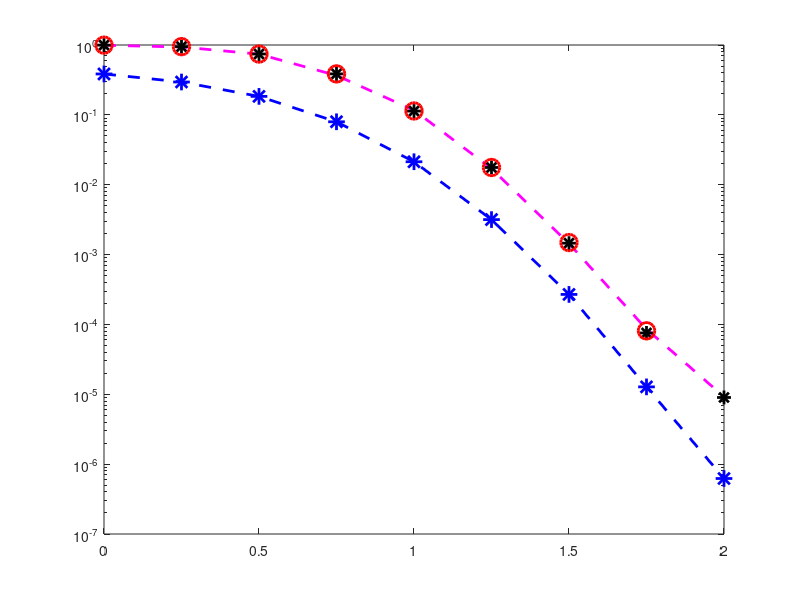

This figure's MATLAB source: (Note: this script raises an error after producing the figure.)
clear; close all; clc;



%下面是数据

% 5G LDPC 单独统计信息位的前2bit
LDPC5GNoExtraBer2bit  = [
0.000000 0.2190146266 0.3849114704
0.250000 0.1686355582 0.2953337271
0.500000 0.1020220588 0.1838235294
0.750000 0.0439350525 0.0795924865
1.000000 0.0114697480 0.0213192342
1.250000 0.0017325478 0.0031673635
1.500000 0.0001486809 0.0002688623
1.750000 0.0000069787 0.0000127660
2.000000 0.0000003115 0.0000006230
];

%第0组数据,没有额外比特
LDPC5GNoExtraBer  = [
0.000000 0.1600611772
0.250000 0.1306803995
0.500000 0.0865661982
0.750000 0.0389888584
1.000000 0.0115016044
1.250000 0.0015711885
1.500000 0.0001291701
1.750000 0.0000063439
2.000000 0.0000003201
];

LDPC5GNoExtraFer = [
0.000000 0.9920634921
0.250000 0.9363295880
0.500000 0.7396449704
0.750000 0.3663003663
1.000000 0.1166861144
1.250000 0.0169877349
1.500000 0.0014351897
1.750000 0.0000855838
2.000000 0.0000092097
];


%第一组数据，第一列是Eb/N0或SNR, 第二列是BER，第三列是WER，下同。
LDPC5GFreeRideExtra1BitExtraBerFer = [...
0.000000  0.0277023658  0.0277023658
0.250000  0.0096264921  0.0096264921
0.500000  0.0023673570  0.0023673570
0.750000  0.0003360000  0.0003360000
1.000000  0.0000200000  0.0000200000
1.250000  0.0000009000  0.0000009000
% 1.500000  0.0000000000  0.0000000000
% 1.750000  0.0000000000  0.0000000000
];


%The following results correspond to Setup_of_BPSK_AWGN0.txt
LDPC5GFreeRideExtra1BitPayloadBerFer = [...
0.000000 0.1695081791  0.9956230262
0.250000 0.1361787138  0.9467558722
0.500000 0.0902647746  0.7433074818
0.750000 0.0411093734  0.3859320000
1.000000 0.0111053406  0.1133065000
% 1.250000 0.0016376776  0.0175820000
% 1.500000 0.0001254078  0.0014485000
1.250000 0.0016417010  0.0176497750
1.500000 0.0001266064  0.0014556500
1.750000 0.0000051437  0.0000755000
2.000000 0.0000002755  0.0000090000
% 2.500000 0.0000000026  0.0000010000
];

%第二组数据
%The results correspond to .\Set_up\Setup_of_BlockCodeCRC_BPSK_AWGN0.txt
LDPC5GFreeRideExtra2BitExtraBerFer = [...
0.000000  0.0473476854  0.0703531729
0.250000  0.0179997841  0.0269861831
0.500000  0.0039655110  0.0060634724
0.750000  0.0006277281  0.0009383081
1.000000  0.0000550000  0.0000770000
1.250000  0.0000014500  0.0000020500
% 1.250000  0.0000014822  0.0000020000
1.500000  0.0000000000  0.0000000000
];

LDPC5GFreeRideExtra2BitPayloadBerFer = [...
0.000000 0.1838549728  0.9952159842
0.250000 0.1418919170  0.9472420121
0.500000 0.0914873711  0.7425752780
0.750000 0.0412932836  0.3859083010
1.000000 0.0111733911  0.1136940000
1.250000 0.0016431222  0.0176500000
%1.250000 0.0016257687  0.0175260000
1.500000 0.0001304365  0.0014870000
1.750000 0.0000052276  0.0000810000
];

%第三组数据
LDPC5GFreeRideExtra4BitExtraBerFer = [...
0.000000  0.0835652443  0.1546072975
0.250000  0.0362813370  0.0696378830
0.500000  0.0097517411  0.0180420741
0.750000  0.0017736432  0.0032189532
1.000000  0.0001445000  0.0002700000
1.250000  0.0000045000  0.0000100000
];

LDPC5GFreeRideExtra4BitPayloadBerFer = [...
0.000000 0.2104775433  0.9959802103
0.250000 0.1559486711  0.9443593315
0.500000 0.0955580601  0.7428463176
0.750000 0.0423233868  0.3876038112
1.000000 0.0112560359  0.1136600000
1.250000 0.0016571208  0.0177480000
];


%第4组数据
LDPC5GFreeRideExtra6BitExtraBerFer = [...
0.000000  0.1498462130  0.2883506344
0.250000  0.0699818347  0.1362397820
0.500000  0.0209448138  0.0405383493
0.750000  0.0035813468  0.0068739861
1.000000  0.0003077068  0.0006158242
];

LDPC5GFreeRideExtra6BitPayloadBerFer = [...
0.000000 0.2551212274  0.9959630911
0.250000 0.1794964805  0.9467302452
0.500000 0.1042264185  0.7495540782
0.750000 0.0433801151  0.3847851192
1.000000 0.0113335026  0.1132457631
];

%第5组数据
LDPC5GFreeRideExtra10BitExtraBerFer = [...
0.000000  0.2763392857  0.5580357143
0.250000  0.1552850737  0.3203074952
0.500000  0.0580246914  0.1143118427
0.750000  0.0134757820  0.0266425108
];

LDPC5GFreeRideExtra10BitPayloadBerFer = [...
0.000000 0.3453578404  0.9966517857
0.250000 0.2440819854  0.9500320307
0.500000 0.1308471698  0.7445130316
0.750000 0.0510339514  0.3882879523
];


%===========================================
width = 8;%设置图宽，这个不用改
height = 6;%设置图高，这个不用改
fontsize = 18;%设置图中字体大小
linewidth = 2;%设置线宽，一般大小为2，好看些。1是默认大小
markersize = 10;%标记的大小，按照个人喜好设置。
%%========================================================================================
%    开始画图
%%========================================================================================

h = figure(1);
% fig(h, 'units','inches','width',width, 'height', height, 'font','Times New Roman','fontsize',fontsize);%这是用于裁剪figure的。需要把fig.m文件放在一个文件夹中


% gca表示对axes的设置；  gcf表示对figure的设置
set(gcf, 'Units', 'inches');
% set(gcf, 'Position', [0, 0, width, height]);
set(gcf, 'Color', 'white'); % 设置背景是白色的 原先是灰色的 论文里面不好看
set(gcf, 'Renderer', 'painters');
set(gcf, 'PaperUnits', 'inches');
set(gcf, 'PaperPosition', [0, 0, width, height]);
set(gcf, 'PaperSize', [width, height]);
set(gcf, 'PaperPositionMode', 'manual');


ColorSet = [...
         0         0    1.0000
         0    0.5000         0
    1.0000         0         0
         0    0.7500    0.7500
    0.7500         0    0.7500
    0.7500    0.7500         0
   0.2500    0.2500     0.2500
];%颜色集合，这是默认的八种颜色，颜色的数量可以更改
set(gcf, 'DefaultAxesColorOrder', ColorSet);%设置循环使用的颜色集合

%纵坐标对数域，如果不需要对数改为plot
% semilogy(LDPC5GNoExtraFer(:,1), LDPC5GNoExtraFer(:,2), 'm--', ...
%          LDPC5GFreeRideExtra1BitPayloadBerFer(:,1), LDPC5GFreeRideExtra1BitPayloadBerFer(:,3), 'k*', 'markersize',7,...
%          LDPC5GFreeRideExtra2BitPayloadBerFer(:,1), LDPC5GFreeRideExtra2BitPayloadBerFer(:,3), 'ro', ...
%          LDPC5GFreeRideExtra1BitExtraBerFer(:,1), LDPC5GFreeRideExtra1BitExtraBerFer(:,3), 'b-x', ...
%          LDPC5GFreeRideExtra2BitExtraBerFer(:,1), LDPC5GFreeRideExtra2BitExtraBerFer(:,3), 'b-^');


semilogy(LDPC5GNoExtraFer(:,1), LDPC5GNoExtraFer(:,2), 'm--','LineWidth',2)
hold on;

semilogy(LDPC5GFreeRideExtra1BitPayloadBerFer(:,1), LDPC5GFreeRideExtra1BitPayloadBerFer(:,3), 'k*', 'LineWidth',2, 'markersize',10)
hold on;

semilogy(LDPC5GFreeRideExtra2BitPayloadBerFer(:,1), LDPC5GFreeRideExtra2BitPayloadBerFer(:,3), 'ro', 'LineWidth',2, 'markersize',12)
hold on;

p2 = semilogy(LDPC5GNoExtraBer2bit(:,1), LDPC5GNoExtraBer2bit(:,3),   '--*', 'LineWidth',2, 'markersize',12);
p2.Color = '#00841a';
hold on;

semilogy(LDPC5GFreeRideExtra1BitExtraBerFer(:,1), LDPC5GFreeRideExtra1BitExtraBerFer(:,3), 'b-d', 'LineWidth',2, 'markersize',10)
hold on;

semilogy(LDPC5GFreeRideExtra2BitExtraBerFer(:,1), LDPC5GFreeRideExtra2BitExtraBerFer(:,3), 'b-^', 'LineWidth',2, 'markersize',10)
hold on;

%-------------------------------------------------------------------

% 设置坐标轴的数字大小，包括xlabel/ylabel文字(坐标轴标注)大小.同时影响图例、标题等,除非它们被单独设置。
% 所以一开始就使用这行先设置刻度字体字号，然后在后面在单独设置坐标轴标注、图例、标题等的 字体字号。
set(gca, 'FontSize',fontsize,'FontName','Times New Roman');

h_legend = legend('Payload data, without extra data', ...
                  'Payload data, Free-Ride, ${\ell}$=1',...
                  'Payload data, Free-Ride, ${\ell}$=2',...
                  'Extra data, traditional, ${\ell}$=2',...
                  'Extra data, Free-Ride, ${\ell}$=1',...
                  'Extra data, Free-Ride, ${\ell}$=2'...
                  );  %图例，与上面的曲线先后对应

legendsize = 12;
set(h_legend,'FontName','宋体','FontSize',legendsize,'FontWeight','normal','LineWidth',1,'Location','NorthEast');
set(h_legend,'Interpreter','latex') %  'box','off');
% h_legend.Interpreter = 'latex';
labelsize = 18;
xlabel('SNR(dB)','FontName','Times New Roman','FontSize',labelsize,'FontWeight','normal','Color','k','Interpreter','latex');%横坐标标号,坐标轴label字体、字体大小
ylabel('WER','FontName','Times New Roman','FontSize',labelsize,'FontWeight','normal','Color','k','Interpreter','latex');%纵坐标标号，坐标轴label字体、字体大小
% ylabel('\fontname{宋体}\fontsize{18}误帧率');
%注意这里必须为小写
%set(get(gca,'XLabel'),'FontSize',14);%图上文字为8 point或小5号
%set(get(gca,'YLabel'),'FontSize',14);

% set(gca, 'XTick', 0:0.5:11);  % 设置x坐标轴的刻度
% set(gca, 'YTick',(0:2:32))   % 设置y坐标轴的刻度
axis([0 2.5 1e-7 1]);         % 横纵坐标范围

% set(get(gca,'Children'),'linewidth', linewidth);   %设置图中线宽
% set(get(gca,'Children'), 'markersize', markersize);  %设置标记大小
% set(get(gca,'Children'), 'MarkerEdgeColor','b', 'MarkerFaceColor','b');% 设置标记颜色,统一颜色。


%----- Grid 设置-------------------------------------------------

grid on;
%set(gca,'XMinorGrid','on'); % 关闭X轴的次网格
%set(gca,'XGrid','on','LineWidth',0.01); % 关闭X轴的网格
set(gca,'GridLineStyle', '--', 'Gridalpha',0.2, 'LineWidth', 1, 'GridLineWidth', 0.5, 'Layer','bottom');

%--------- savefig-------------
set(gca, 'Units', 'normalized');
set(gca, 'Position', [0.11, 0.12, 0.87, 0.86]);

print(gcf, 'Fig5.eps', '-depsc', '-vector');
print(gcf, 'Fig5.png', '-dpng', '-r300');

print(gcf, 'Fig5.pdf', '-dpdf', '-vector');
% exportgraphics(gca, 'Fig5.pdf', 'ContentType', 'vector');
